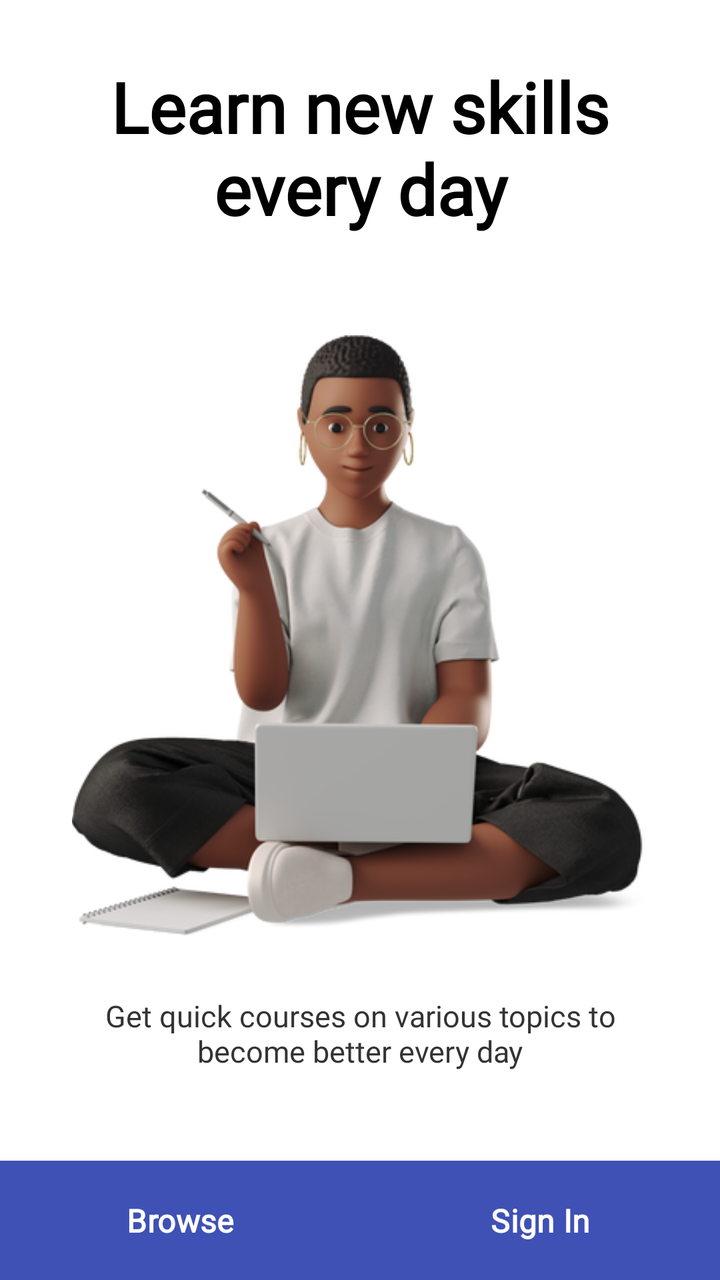
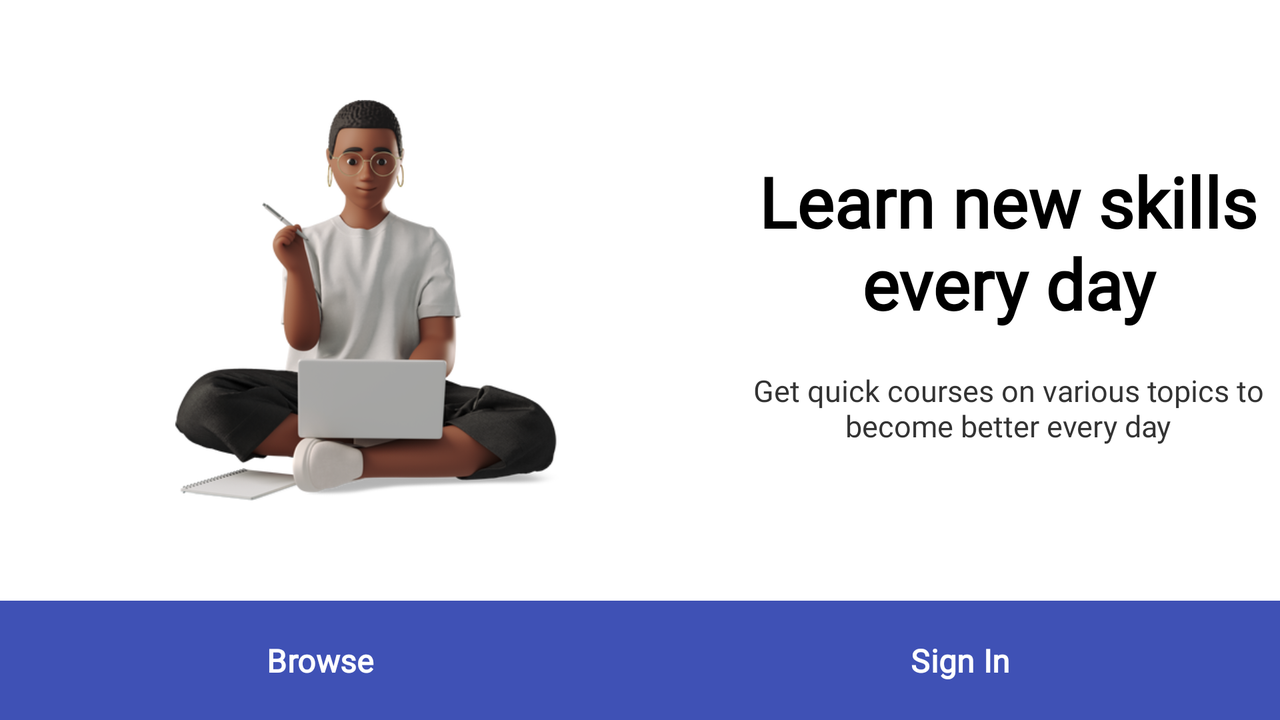

Two renders of one Android screen. The first uses the default layout on a phone; the second uses the alternative layout the repository ships for a different screen configuration, on a matching device. The two XML files are below.
<!-- AndroidManifest.xml: application theme Theme.CourseHub -->
<!-- res/layout/activity_wellcome.xml -->
<?xml version="1.0" encoding="utf-8"?>
<RelativeLayout xmlns:android="http://schemas.android.com/apk/res/android"
    xmlns:app="http://schemas.android.com/apk/res-auto"
    xmlns:tools="http://schemas.android.com/tools"
    android:id="@+id/main"
    android:layout_width="match_parent"
    android:layout_height="match_parent"
    tools:context=".activity.Wellcome">


    <ScrollView
        android:layout_width="match_parent"
        android:layout_height="wrap_content">
        <LinearLayout
            android:layout_width="match_parent"
            android:layout_height="wrap_content"
            android:layout_above="@+id/btm"
            android:layout_centerHorizontal="true"
            android:paddingVertical="30dp"
            android:layout_alignParentTop="true"
            android:orientation="vertical">

            <TextView
                android:id="@+id/text"
                android:layout_width="match_parent"
                android:layout_height="wrap_content"
                android:layout_marginHorizontal="30dp"
                android:layout_marginBottom="50dp"
                android:textAlignment="center"
                android:fontFamily="@font/rye"
                android:text="Learn new skills
             every day"
                android:textColor="@color/black"
                android:textSize="35sp"
                android:textStyle="bold" />


            <ImageView

                android:id="@+id/img"
                android:layout_width="300dp"
                android:layout_height="300dp"
                android:layout_gravity="center"
                android:src="@drawable/study" />


            <TextView
                android:layout_width="match_parent"
                android:layout_height="wrap_content"
                android:layout_marginHorizontal="30dp"
                android:layout_marginTop="30dp"
                android:fontFamily="@font/montserrat"
                android:text="Get quick courses on various topics to become better every day"
                android:textAlignment="center"
                android:textColor="@color/text_color"
                android:textSize="15sp" />


        </LinearLayout>
    </ScrollView>


    <LinearLayout
        android:id="@+id/btm"
        android:layout_width="match_parent"
        android:layout_height="wrap_content"
        android:background="@color/brown"
        android:layout_alignParentBottom="true"
        android:orientation="horizontal">

        <Button
            android:id="@+id/startApplication"
            android:layout_width="0dp"
            android:layout_height="wrap_content"
            android:padding="15dp"
            android:layout_weight="1"
            android:background="@color/brown"
            android:fontFamily="@font/roboto"
            android:text="Browse"
            android:textAlignment="center"
            android:textColor="@color/white"
            android:theme="@style/WelcomemButtonStyle"
            android:textSize="16sp"
            android:textStyle="bold" />

        <Button
            android:id="@+id/startApplication2"
            android:layout_width="0dp"
            android:background="@color/brown"
            android:layout_height="wrap_content"
            android:padding="15dp"
            android:layout_weight="1"
            android:fontFamily="@font/roboto"
            android:theme="@style/WelcomemButtonStyle"
            android:text="Sign In"
            android:textAlignment="center"
            android:textColor="@color/white"
            android:textSize="16sp"
            android:textStyle="bold" />

    </LinearLayout>


</RelativeLayout>
<!-- resources referenced by this layout -->
<resources>
  <color name="black">#FF000000</color>
  <color name="brown">#3f51b5</color>
  <color name="text_color">#333333</color>
  <color name="white">#FFFFFFFF</color>
  <!-- drawable study: png bitmap (drawable, 133712 bytes) -->
  <style name="WelcomemButtonStyle" parent="Theme.Material3.DayNight.NoActionBar">
          <item name="colorPrimary">@color/brown</item>
          <item name="colorPrimaryVariant">@color/black</item>
          <item name="colorOnPrimary">@color/white</item>
          
          <item name="colorSecondary">@color/black</item>
          <item name="background">@color/black</item>
          <item name="colorOnBackground">@color/black</item>
          <item name="colorOnSecondary">@color/black</item>
          <item name="android:colorControlHighlight">@android:color/transparent</item>
          
      </style>
  <style name="Theme.CourseHub" parent="Base.Theme.CourseHub" />
  <style name="Base.Theme.CourseHub" parent="Theme.MaterialComponents.Light.NoActionBar">
          
          <item name="colorPrimary">@color/brown</item>
          <item name="colorPrimaryVariant">@color/brown</item>
          <item name="colorOnPrimary">@color/white</item>
          
          <item name="colorSecondary">@color/brown</item>
          <item name="colorSecondaryVariant">@color/brown</item>
          <item name="colorOnSecondary">@color/black</item>
          <item name="android:colorControlHighlight">@android:color/transparent</item>
          <item name="android:statusBarColor" tools:targetApi="l">@color/brown</item>
  
  
      </style>
</resources>
<!-- res/layout-land/activity_wellcome.xml (the repository's variant of the layout above) -->
<!-- drawn on the phone turned sideways -->
<?xml version="1.0" encoding="utf-8"?>
<RelativeLayout xmlns:android="http://schemas.android.com/apk/res/android"
    xmlns:app="http://schemas.android.com/apk/res-auto"
    xmlns:tools="http://schemas.android.com/tools"
    android:id="@+id/main"
    android:layout_width="match_parent"
    android:layout_height="match_parent"
    tools:context=".activity.Wellcome">


        <LinearLayout
            android:layout_width="match_parent"
            android:layout_height="wrap_content"
            android:layout_above="@+id/btm"
            android:layout_centerHorizontal="true"
            android:layout_centerVertical="true"
            android:paddingVertical="50sp"
            android:layout_alignParentTop="true"
            android:orientation="horizontal">


            <ImageView

                android:id="@+id/img"
                android:layout_width="wrap_content"
                android:layout_height="wrap_content"
                android:layout_gravity="center"
                android:src="@drawable/study" />


        <LinearLayout
            android:layout_width="match_parent"
            android:layout_height="wrap_content"
            android:layout_gravity="center"
            android:orientation="vertical">

            <TextView
                android:id="@+id/text"
                android:layout_width="match_parent"
                android:layout_height="wrap_content"
                android:layout_marginBottom="20dp"
                android:textAlignment="center"
                android:fontFamily="@font/rye"
                android:text="Learn new skills
             every day"
                android:textColor="@color/black"
                android:textSize="35sp"
                android:textStyle="bold" />


            <TextView
                android:layout_width="match_parent"
                android:layout_height="wrap_content"
                android:fontFamily="@font/nunito"
                android:text="Get quick courses on various topics to become better every day"
                android:textAlignment="center"
                android:textColor="@color/text_color"
                android:textSize="15sp" />

        </LinearLayout>

        </LinearLayout>
    

    <LinearLayout
        android:id="@+id/btm"
        android:layout_width="match_parent"
        android:layout_height="wrap_content"
        android:background="@color/black"
        android:layout_alignParentBottom="true"
        android:orientation="horizontal">

        <Button
            android:id="@+id/startApplication"
            android:layout_width="0dp"
            android:layout_height="wrap_content"
            android:padding="15dp"
            android:layout_weight="1"
            android:background="@color/black"
            android:fontFamily="@font/roboto"
            android:text="Browse"
            android:textAlignment="center"
            android:textColor="@color/white"
            android:theme="@style/WelcomemButtonStyle"
            android:textSize="16sp"
            android:textStyle="bold" />

        <Button
            android:id="@+id/startApplication2"
            android:layout_width="0dp"
            android:background="@color/black"
            android:layout_height="wrap_content"
            android:padding="15dp"
            android:layout_weight="1"
            android:fontFamily="@font/roboto"
            android:theme="@style/WelcomemButtonStyle"
            android:text="Sign In"
            android:textAlignment="center"
            android:textColor="@color/white"
            android:textSize="16sp"
            android:textStyle="bold" />

    </LinearLayout>


</RelativeLayout>
<!-- resources referenced by the variant -->
<!-- as the phone turned sideways resolves them -->
<resources>
  <color name="black">#FF000000</color>
  <color name="text_color">#333333</color>
  <color name="white">#FFFFFFFF</color>
  <!-- drawable study: png bitmap (drawable, 133712 bytes) -->
  <style name="WelcomemButtonStyle" parent="Theme.Material3.DayNight.NoActionBar">
          <item name="colorPrimary">@color/brown</item>
          <item name="colorPrimaryVariant">@color/black</item>
          <item name="colorOnPrimary">@color/white</item>
          
          <item name="colorSecondary">@color/black</item>
          <item name="background">@color/black</item>
          <item name="colorOnBackground">@color/black</item>
          <item name="colorOnSecondary">@color/black</item>
          <item name="android:colorControlHighlight">@android:color/transparent</item>
          
      </style>
  <style name="Theme.CourseHub" parent="Base.Theme.CourseHub" />
  <color name="brown">#3f51b5</color>
  <style name="Base.Theme.CourseHub" parent="Theme.MaterialComponents.Light.NoActionBar">
          
          <item name="colorPrimary">@color/brown</item>
          <item name="colorPrimaryVariant">@color/brown</item>
          <item name="colorOnPrimary">@color/white</item>
          
          <item name="colorSecondary">@color/brown</item>
          <item name="colorSecondaryVariant">@color/brown</item>
          <item name="colorOnSecondary">@color/black</item>
          <item name="android:colorControlHighlight">@android:color/transparent</item>
          <item name="android:statusBarColor" tools:targetApi="l">@color/brown</item>
  
  
      </style>
</resources>
